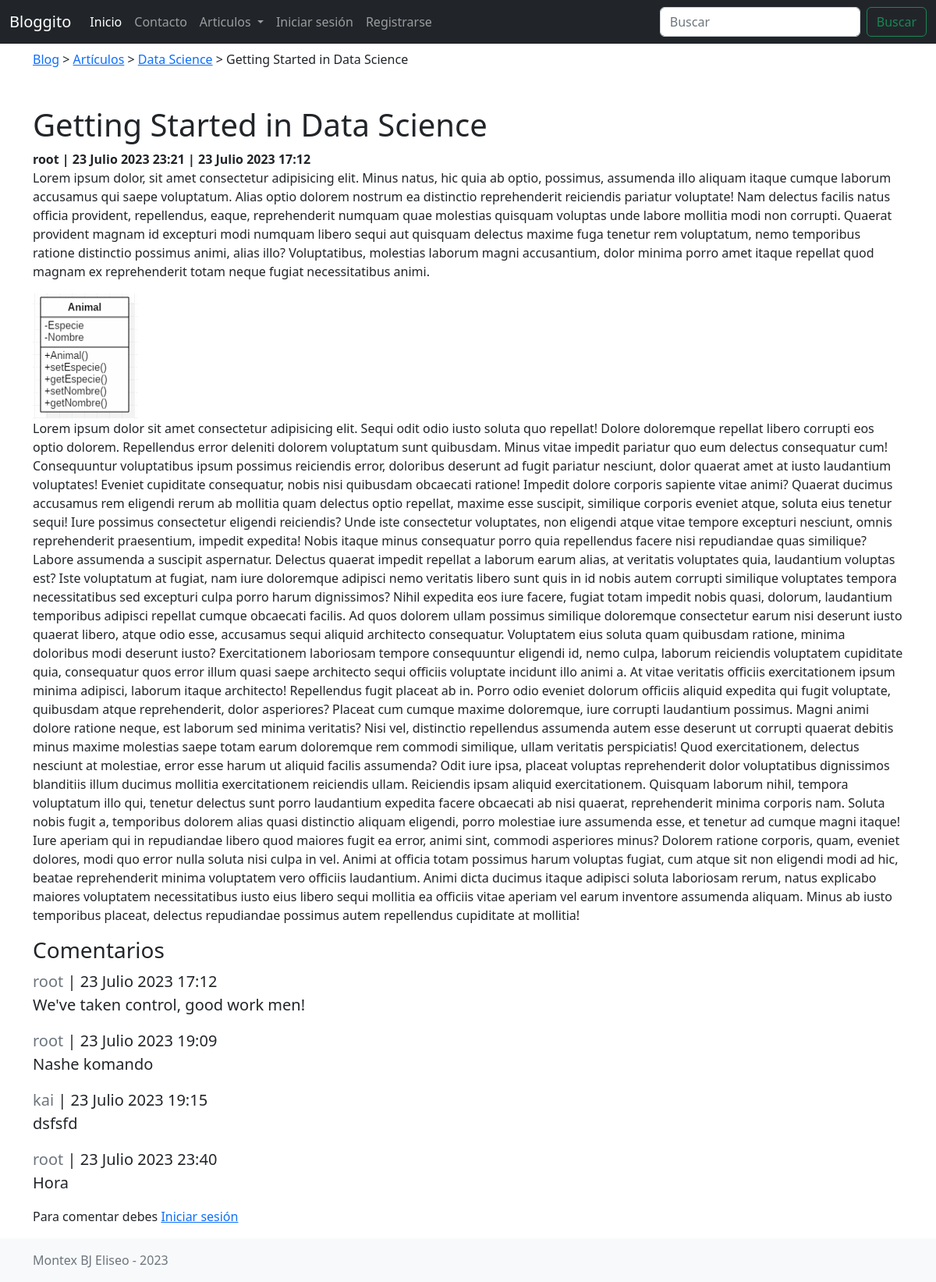
Before: /posts/1 with the older database file.
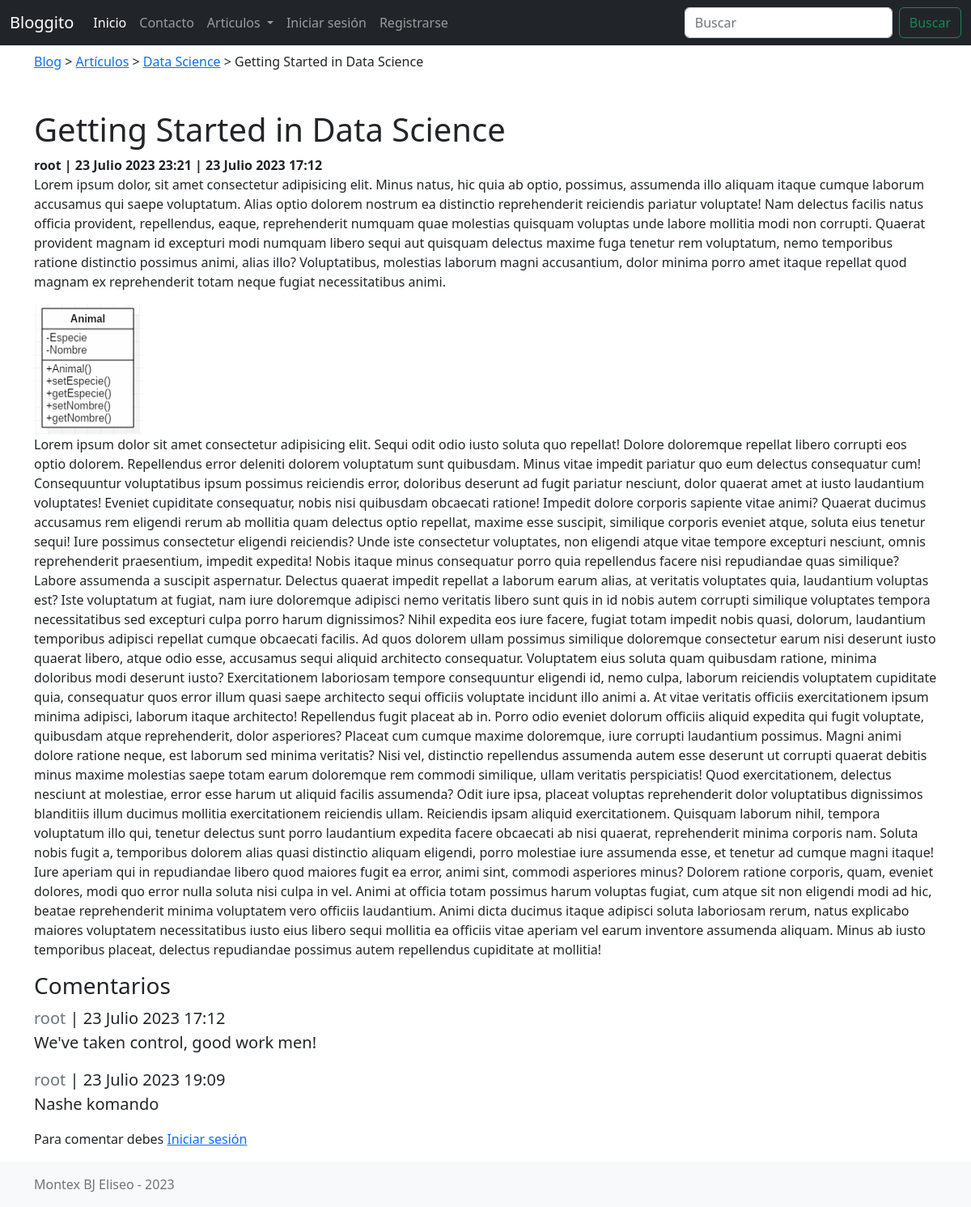
After: the same page with the newer database file.
### apps/posts/models.py (models this page shows, shortened)
class Post(models.Model):
    title = models.CharField(max_length=100)
    short_description = models.TextField()
    image = models.ImageField()
    content = models.TextField()
    created_at = models.DateTimeField(auto_now=True, editable=False)
    updated_at = models.DateTimeField(auto_now_add=True, editable=False)
    author = models.ForeignKey(get_user_model(), null=True, on_delete=models.SET_NULL)
    category = models.ForeignKey(Category, null=True, on_delete=models.SET_NULL)
    tags = models.ManyToManyField(Tag)

class Category(models.Model):
    name = models.CharField(max_length=100)
    description = models.TextField()
    created_at = models.DateTimeField(auto_now = True, editable=False)
    updated_at = models.DateTimeField(auto_now_add = True, editable=False)
    def __str__(self) -> str:
        return self.name

### apps/users/models.py (models this page shows)
class User(AbstractUser):
    image = models.ImageField(upload_to='users', null=True)

### apps/comments/models.py (models this page shows, shortened)
class PostComment(models.Model):
    text = models.TextField(max_length=300)
    post = models.ForeignKey(Post, on_delete=models.CASCADE)
    author = models.ForeignKey(get_user_model(), null=True, on_delete=models.SET_NULL)
    created_at = models.DateTimeField(auto_now = True, editable=False)
    updated_at = models.DateTimeField(auto_now_add = True, editable=False)

### apps/posts/views.py (the view)
# urls.py: path('<int:pk>', PostDetailView.as_view(), name = 'view'),
class PostDetailView(DetailView):
    model = Post
    template_name = "posts/post_detail.html"
    context_object_name = "post"
    def get_context_data(self, **kwargs):
        context = super().get_context_data(**kwargs)
        context["postcomment_form"] = PostCommentForm()
        return context

### apps/comments/forms.py
class PostCommentForm(forms.ModelForm):
    class Meta:
        model = PostComment
        fields = ['text']

### templates/posts/post_detail.html (shortened to what this page needs)
{% extends 'base.html' %}
{% block content %}
<main class="container">
    <div class="my-2">
        <a href="{% url 'index' %}">Blog</a> &gt; <a href="{% url 'posts:index' %}">Artículos</a> &gt; <a href="{% url 'posts:index' %}">{{post.category}}</a> &gt; <span>{{post.title}}</span>
    </div>
    <h1 class="mt-5">{{post.title}}</h1>
    <b>{{post.author.username}} | {{post.created_at}} | {{post.updated_at}}</b>
    <p>{{post.short_description}}</p>
    <img class="img-fluid" src="{{post.image.url}}" alt="{{post.title}}">
    <p>{{post.content}}</p>
    {% include 'posts/comments/list.html' %}
    {% include 'posts/comments/form.html' %}
</main>
{% endblock content %}

### templates/base.html (shortened to what this page needs)
<!doctype html>
<html lang="es-ar">
<head>
    <link href="https://cdn.jsdelivr.net/npm/bootstrap@5.2.1/dist/css/bootstrap.min.css" rel="stylesheet"
>
</head>
<body>
    {% include 'includes/header.html' %}
    {% block content %}
    {% endblock content %}
    {% include 'includes/footer.html' %}
</body>
</html>

### templates/includes/header.html (shortened to what this page needs)
<header>
    <nav class="navbar navbar-expand-lg navbar-dark bg-dark">
        <div class="container-fluid">
            <a class="navbar-brand" href="{% url 'index' %}">Bloggito</a>
            <div class="collapse navbar-collapse" id="navbarSupportedContent">
                <ul class="navbar-nav me-auto mb-2 mb-lg-0">
                    <li class="nav-item">
                        <a class="nav-link active" aria-current="page" href="{% url 'index' %}">Inicio</a>
                    </li>
                    <li class="nav-item">
                        <a class="nav-link" href="#">Contacto</a>
                    </li>
                    <li class="nav-item dropdown">
                        <a class="nav-link dropdown-toggle" href="#" id="navbarDropdown" role="button"
                            data-bs-toggle="dropdown" aria-expanded="false">
                            Articulos
                        </a>
                    </li>
                    {% if user.is_authenticated %}
                    <li class="nav-item">
                        <a href="{% url 'confirm_logout' %}?next={{path}}" class="nav-link">Cerrar sesión</a>
                    </li>
                    {% else %}
                    <li class="nav-item">
                        <a href="{% url 'login' %}" class="nav-link">Iniciar sesión</a>
                    </li>
                    <li class="nav-item">
                        <a href="{% url 'register' %}" class="nav-link">Registrarse</a>
                        {% endif %}
                    </li>
                </ul>
                {% include 'includes/search.html' %}
            </div>
        </div>
    </nav>
</header>

### templates/includes/search.html
<form class="d-flex">
    <input class="form-control me-2" type="search" placeholder="Buscar" aria-label="Search">
    <button class="btn btn-outline-success" type="submit">Buscar</button>
</form>

### templates/posts/comments/list.html (shortened to what this page needs)
<h3>Comentarios</h3>
{% for postcomment in post.postcomment_set.all %}
<div class="lead">
    <b class="text-muted">{{postcomment.author}}</b> | <span>{{postcomment.updated_at}}</span>
    <p>
        {{postcomment.text}}
    </p>
</div>
{% empty %}
<p><i>No hay comentarios</i></p>
{% endfor %}

### templates/posts/comments/form.html
{% load crispy_forms_tags %}
{% if user.is_authenticated %}
<form method="POST" action="{{post.get_add_comment_url}}">
    {% csrf_token %}
    <h3>Deja un comentario</h3>
    <input type="hidden" name="author" value="{{user.pk}}">
    <div>
        {{postcomment_form|crispy}}
    </div>
    <div>
        <button type="submit" class="btn btn-success">Comentar</button>
    </div>
</form>
{% else %}
<p>Para comentar debes <a href="#">Iniciar sesión</a></p>
{% endif %}

### templates/includes/footer.html
<footer class="footer mt-auto py-3 bg-light">
    <div class="container">
        <span class="text-muted">Montex BJ Eliseo - 2023</span>
    </div>
</footer>

Changed rows visible on the page:
removed PostComment: author "kai", updated_at "23 Julio 2023 19:15", text "dsfsfd"
removed PostComment: author "root", updated_at "23 Julio 2023 23:40", text "Hora"
